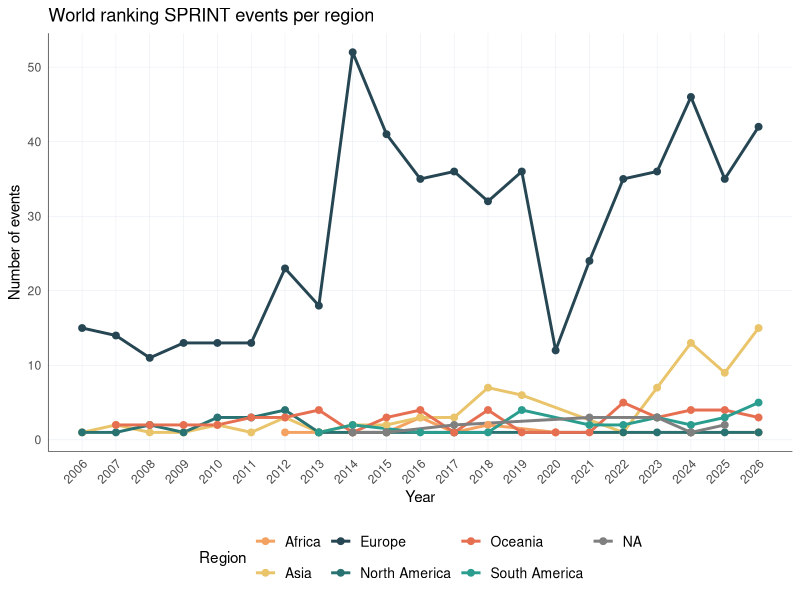

This figure's R source:
# Analysis of world ranking events. Where do they take place?

library(dplyr)
library(ggplot2)
library(readxl)
library(stringr)

setwd("/Users/dsesia/Desktop/case_study_CIO")

continent_colors <- c(
  "Africa" = "#f4a261",
  "Asia" = "#e9c46a",
  "Europe" = "#264653",
  "North America" = "#287271",
  "South America" = "#2a9d8f",
  "Oceania" = "#e76f51"
)

#-------------------------------------------------------------------------------

data_events=read_excel("data/world_ranking_events_2006_2030.xlsx",guess_max = 2000)
data_federations=read_excel("data/federations.xlsx", sheet = 1)

# extract year 
data_events <- data_events %>%
  select(-Region) %>%
  mutate(year = as.numeric(paste0("20", str_extract(`Start date`, "^\\d{2}")))) %>%
  mutate(Federation.name = str_split_i(Organiser, ",", 1))

temp=data_federations[,c("Region","Federation.name")]

data_events=left_join(data_events,temp)

#-----------
# focus on Sprint events (optional)
data_events <- data_events %>%
  filter(`Competition format` == "Sprint")
#-----------

data_plot <- data_events %>%
  group_by(year, Region) %>% 
  summarise(n_events = n(), .groups = "drop") %>%
  filter(year <= 2026)

ggplot(data_plot, aes(x = year, y = n_events, color = Region, group = Region)) +
  geom_line(size = 1) +                  
  geom_point(size = 2) +                 
  scale_x_continuous(breaks = unique(data_plot$year)) +
  labs(
    title = "World ranking SPRINT events per region",
    x = "Year",
    y = "Number of events",
    color = "Region"
  ) +
  theme_minimal() +                      
  theme(
    panel.grid.minor = element_blank(),
    legend.position = "bottom",
    axis.text.x = element_text(angle = 45, hjust = 1),
    axis.line = element_line(linewidth = 0.2),
    panel.grid.major = element_line(color = "#E2E8F0", linewidth = 0.15),
    legend.text = element_text(size = 10), 
  )+
  scale_color_manual(values = continent_colors)
